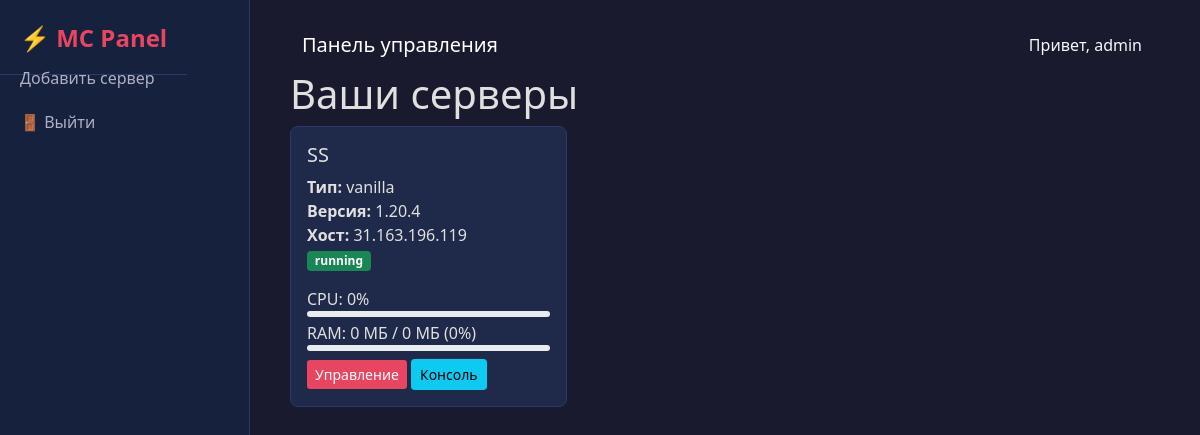
Page / (signed in) on the earlier database version.
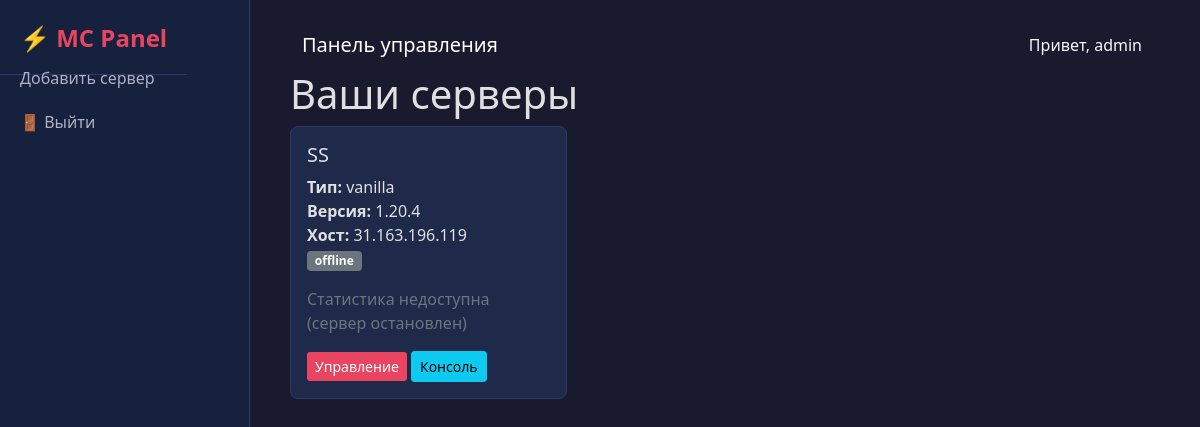
Same page on the later database version.
### models.py (models this page shows, shortened)
class User(UserMixin, db.Model):
    id = db.Column(db.Integer, primary_key=True)
    username = db.Column(db.String(80), unique=True, nullable=False)
    password = db.Column(db.String(120), nullable=False)
    servers = db.relationship('Server', backref='owner', lazy=True)
    co_servers = db.relationship('Server', secondary=server_access, backref=db.backref('co_owners', lazy='dynamic'))

class Server(db.Model):
    id = db.Column(db.Integer, primary_key=True)
    name = db.Column(db.String(100), nullable=False)
    server_type = db.Column(db.String(20), nullable=False, default='vanilla')
    mc_version = db.Column(db.String(20), nullable=False)
    ssh_host = db.Column(db.String(100), nullable=False)
    ssh_port = db.Column(db.Integer, default=22)
    ssh_user = db.Column(db.String(50), nullable=False)
    ssh_password_enc = db.Column(db.String(255), nullable=False)
    status = db.Column(db.String(20), default='offline')
    user_id = db.Column(db.Integer, db.ForeignKey('user.id'), nullable=False)
    startup_command = db.Column(db.Text, default="java -Xms128M -Xmx1024M -jar server.jar nogui")
    memory_percent = db.Column(db.Integer, default=95)
    timezone = db.Column(db.String(50), default="Europe/Moscow")
    garbage_collector = db.Column(db.String(50), default="UseSerialGC")
    domain = db.Column(db.String(100), nullable=True)
    srv_record = db.Column(db.String(100), nullable=True)
    def get_password(self):
        fernet = Fernet(Config.FERNET_KEY.encode())
        return fernet.decrypt(self.ssh_password_enc.encode()).decode()

### app.py (the view)
@app.route('/')
@login_required
def index():
    own_servers = Server.query.filter_by(user_id=current_user.id).all()
    co_servers = Server.query.join(server_access).filter(server_access.c.user_id == current_user.id).all()
    servers = list(set(own_servers + co_servers))
    stats_list = []
    for server in servers:
        try:
            client = ssh_connect(server.ssh_host, server.ssh_port, server.ssh_user, server.get_password())
            status = get_status(client, server.name)
            if server.status != status:
                server.status = status
            stats = get_system_stats(client)
            stats_list.append(stats)
            client.close()
        except Exception:
            server.status = 'offline'
            stats_list.append({'cpu_percent': 0, 'ram_total_mb': 0, 'ram_used_mb': 0, 'ram_percent': 0})
    db.session.commit()
    server_stats = zip(servers, stats_list)
    return render_template('index.html', server_stats=server_stats)

### app.py (called while the page is built)
@login_manager.user_loader
def load_user(user_id):
    return db.session.get(User, int(user_id))

### templates/index.html (shortened to what this page needs)
{% extends "base.html" %}
{% block content %}
<h1>Ваши серверы</h1>
<div class="row">
    {% for server, stats in server_stats %}
    <div class="col-md-4">
        <div class="card server-card">
            <div class="card-body">
                <h5 class="card-title">{{ server.name }}</h5>
                <p class="card-text">
                    <strong>Тип:</strong> {{ server.server_type }}<br>
                    <strong>Версия:</strong> {{ server.mc_version }}<br>
                    <strong>Хост:</strong> {{ server.ssh_host }}<br>
                    <span class="badge bg-{% if server.status == 'running' %}success{% elif server.status == 'stopped' %}warning{% else %}secondary{% endif %} status-badge">
                        {{ server.status }}
                    </span>
                </p>
                {% if server.status == 'running' %}
                <div class="mt-2">
                    <div>
                        <span>CPU: <span id="cpu-{{ server.id }}">{{ stats.cpu_percent|default(0) }}%</span></span>
                        <div class="progress" style="height: 6px;">
                        </div>
                    </div>
                    <div class="mt-1">
                        <span>RAM: <span id="ram-used-{{ server.id }}">{{ stats.ram_used_mb|default(0) }}</span> МБ /
                        <span id="ram-total-{{ server.id }}">{{ stats.ram_total_mb|default(0) }}</span> МБ
                        (<span id="ram-percent-{{ server.id }}">{{ stats.ram_percent|default(0) }}</span>%)</span>
                        <div class="progress" style="height: 6px;">
                        </div>
                    </div>
                </div>
                {% else %}
                <p class="text-muted mt-2">Статистика недоступна (сервер остановлен)</p>
                {% endif %}
                <div class="mt-2">
                    <a href="{{ url_for('server_detail', server_id=server.id) }}" class="btn btn-primary btn-sm">Управление</a>
                    <a href="{{ url_for('console', server_id=server.id) }}" class="btn btn-info btn-sm">Консоль</a>
                </div>
            </div>
        </div>
    </div>
    {% else %}
    <p>Нет добавленных серверов. <a href="{{ url_for('add_server') }}">Добавить первый</a></p>
    {% endfor %}
</div>
{% endblock %}

### templates/base.html (shortened to what this page needs)
<!DOCTYPE html>
<html lang="ru">
<head>
    <link href="https://cdn.jsdelivr.net/npm/bootstrap@5.1.3/dist/css/bootstrap.min.css" rel="stylesheet">
    <link rel="stylesheet" href="{{ url_for('static', filename='style.css') }}">
</head>
<body>
    <div class="sidebar">
        <a href="{{ url_for('index') }}" class="brand" style="text-decoration: none;">⚡ MC Panel</a>
        <div class="nav flex-column">
            {% if current_user.is_authenticated %}
            <a class="nav-link" href="{{ url_for('add_server') }}">Добавить сервер</a>
            <a class="nav-link" href="{{ url_for('logout') }}">🚪 Выйти</a>
            {% else %}
                <a class="nav-link" href="{{ url_for('login') }}">🔑 Вход</a>
                <a class="nav-link" href="{{ url_for('register') }}">📝 Регистрация</a>
            {% endif %}
        </div>
    </div>
    <div class="main-content">
        <nav class="navbar navbar-expand-lg navbar-dark bg-transparent">
            <div class="container-fluid">
                <span class="navbar-brand mb-0 h1">{% block title %}Панель управления{% endblock %}</span>
                <div class="d-flex">
                    {% if current_user.is_authenticated %}
                        <span class="text-light me-3">Привет, {{ current_user.username }}</span>
                    {% endif %}
                </div>
            </div>
        </nav>
        {% block content %}{% endblock %}
    </div>
</body>
</html>

### static/style.css (style rules this page uses)
body { background-color: #1a1a2e; color: #e0e0e0; font-family: 'Segoe UI', Tahoma, Geneva, Verdana, sans-serif; padding-left: 260px; }
.sidebar { position: fixed; top: 0; left: 0; height: 100vh; width: 250px; background-color: #16213e; padding: 20px 0; overflow-y: auto; border-right: 1px solid #2a3a6e; z-index: 1000; }
.sidebar .brand { color: #e94560; font-size: 1.5rem; font-weight: bold; padding: 0 20px 20px; border-bottom: 1px solid #2a3a6e; margin-bottom: 20px; }
.sidebar .nav-link { color: #b0b0c0; padding: 10px 20px; border-radius: 0; transition: 0.2s; }
.main-content { padding: 20px 30px; }
.card { background-color: #1f2a4a; border: 1px solid #2a3a6e; border-radius: 8px; margin-bottom: 20px; }
.btn-primary { background-color: #e94560; border: none; }
a { color: #e94560; }

Differences in the rows shown:
changed Server "SS": status "running" → "offline"; cpu_percent "0" → (not shown); ram_used_mb "0" → (not shown); ram_total_mb "0" → (not shown); ram_percent "0" → (not shown); status "CPU: % RAM: МБ / МБ ( %)" → "Статистика недоступна (сервер остановлен)"
